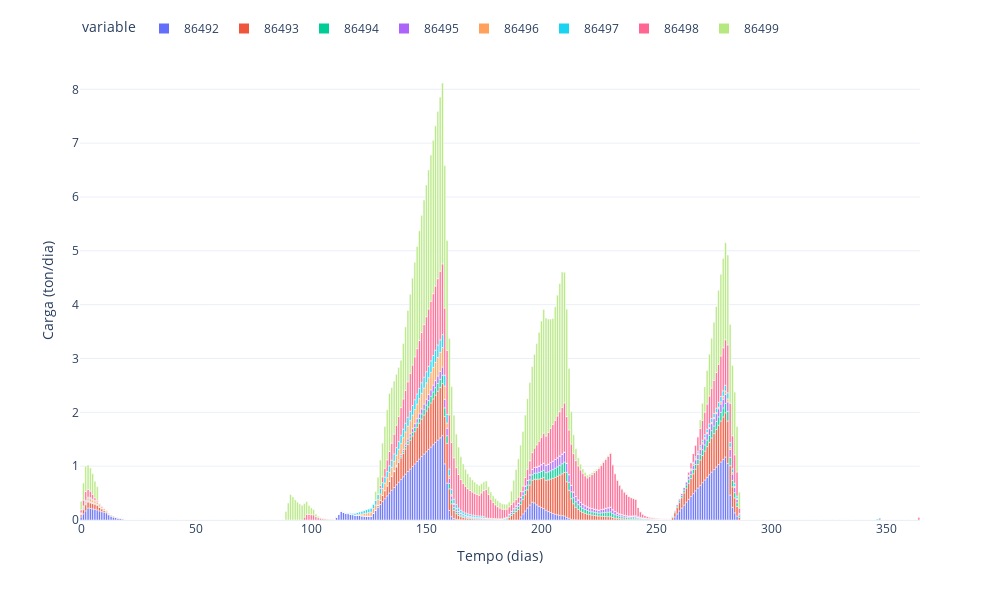

Notebook source saved alongside this figure:
### Markdown cell above
### Gráfico de Buildup para o ano de 2012

x = tempo (dias); x0 = 01/01/2012

y = Buildup (kg/dia)

### Code cell
fig = df_Bu_ton[:365].plot.bar()

fig.update_yaxes(title_text='Carga (ton/dia)', secondary_y=False)
fig.update_layout(xaxis_title='Tempo (dias)', font=dict(size=12), legend=dict(y=1.1, orientation='h', itemsizing='constant'))
fig.update_layout(
    font=dict(size=12),
    width=1000,
    height=600
)

fig.show()

### Figure 1 — Plotly figure (JSON) as saved in the notebook; plotly's stock layout.template omitted (floating-point values rounded to 4 significant figures; data arrays with more than 128 entries replaced by an {"elided": "..."} marker saying what was removed)
{"data": [{"alignmentgroup": "True", "hovertemplate": "variable=86492<br>index=%{x}<br>value=%{y}<extra></extra>", "legendgroup": "86492", "marker": {"color": "#636efa", "pattern": {"shape": ""}}, "name": "86492", "offsetgroup": "86492", "orientation": "v", "showlegend": true, "textposition": "auto", "type": "bar", "x": {"elided": "365 int values"}, "xaxis": "x", "y": {"elided": "365 float values"}, "yaxis": "y"}, {"alignmentgroup": "True", "hovertemplate": "variable=86493<br>index=%{x}<br>value=%{y}<extra></extra>", "legendgroup": "86493", "marker": {"color": "#EF553B", "pattern": {"shape": ""}}, "name": "86493", "offsetgroup": "86493", "orientation": "v", "showlegend": true, "textposition": "auto", "type": "bar", "x": {"elided": "365 int values"}, "xaxis": "x", "y": {"elided": "365 float values"}, "yaxis": "y"}, {"alignmentgroup": "True", "hovertemplate": "variable=86494<br>index=%{x}<br>value=%{y}<extra></extra>", "legendgroup": "86494", "marker": {"color": "#00cc96", "pattern": {"shape": ""}}, "name": "86494", "offsetgroup": "86494", "orientation": "v", "showlegend": true, "textposition": "auto", "type": "bar", "x": {"elided": "365 int values"}, "xaxis": "x", "y": {"elided": "365 float values"}, "yaxis": "y"}, {"alignmentgroup": "True", "hovertemplate": "variable=86495<br>index=%{x}<br>value=%{y}<extra></extra>", "legendgroup": "86495", "marker": {"color": "#ab63fa", "pattern": {"shape": ""}}, "name": "86495", "offsetgroup": "86495", "orientation": "v", "showlegend": true, "textposition": "auto", "type": "bar", "x": {"elided": "365 int values"}, "xaxis": "x", "y": {"elided": "365 float values"}, "yaxis": "y"}, {"alignmentgroup": "True", "hovertemplate": "variable=86496<br>index=%{x}<br>value=%{y}<extra></extra>", "legendgroup": "86496", "marker": {"color": "#FFA15A", "pattern": {"shape": ""}}, "name": "86496", "offsetgroup": "86496", "orientation": "v", "showlegend": true, "textposition": "auto", "type": "bar", "x": {"elided": "365 int values"}, "xaxis": "x", "y": {"elided": "365 float values"}, "yaxis": "y"}, {"alignmentgroup": "True", "hovertemplate": "variable=86497<br>index=%{x}<br>value=%{y}<extra></extra>", "legendgroup": "86497", "marker": {"color": "#19d3f3", "pattern": {"shape": ""}}, "name": "86497", "offsetgroup": "86497", "orientation": "v", "showlegend": true, "textposition": "auto", "type": "bar", "x": {"elided": "365 int values"}, "xaxis": "x", "y": {"elided": "365 float values"}, "yaxis": "y"}, {"alignmentgroup": "True", "hovertemplate": "variable=86498<br>index=%{x}<br>value=%{y}<extra></extra>", "legendgroup": "86498", "marker": {"color": "#FF6692", "pattern": {"shape": ""}}, "name": "86498", "offsetgroup": "86498", "orientation": "v", "showlegend": true, "textposition": "auto", "type": "bar", "x": {"elided": "365 int values"}, "xaxis": "x", "y": {"elided": "365 float values"}, "yaxis": "y"}, {"alignmentgroup": "True", "hovertemplate": "variable=86499<br>index=%{x}<br>value=%{y}<extra></extra>", "legendgroup": "86499", "marker": {"color": "#B6E880", "pattern": {"shape": ""}}, "name": "86499", "offsetgroup": "86499", "orientation": "v", "showlegend": true, "textposition": "auto", "type": "bar", "x": {"elided": "365 int values"}, "xaxis": "x", "y": {"elided": "365 float values"}, "yaxis": "y"}], "layout": {"barmode": "relative", "font": {"size": 12}, "height": 600, "legend": {"itemsizing": "constant", "orientation": "h", "title": {"text": "variable"}, "tracegroupgap": 0, "y": 1.1}, "margin": {"t": 60}, "width": 1000, "xaxis": {"anchor": "y", "domain": [0, 1], "title": {"text": "Tempo (dias)"}}, "yaxis": {"anchor": "x", "domain": [0, 1], "title": {"text": "Carga (ton/dia)"}}}}
